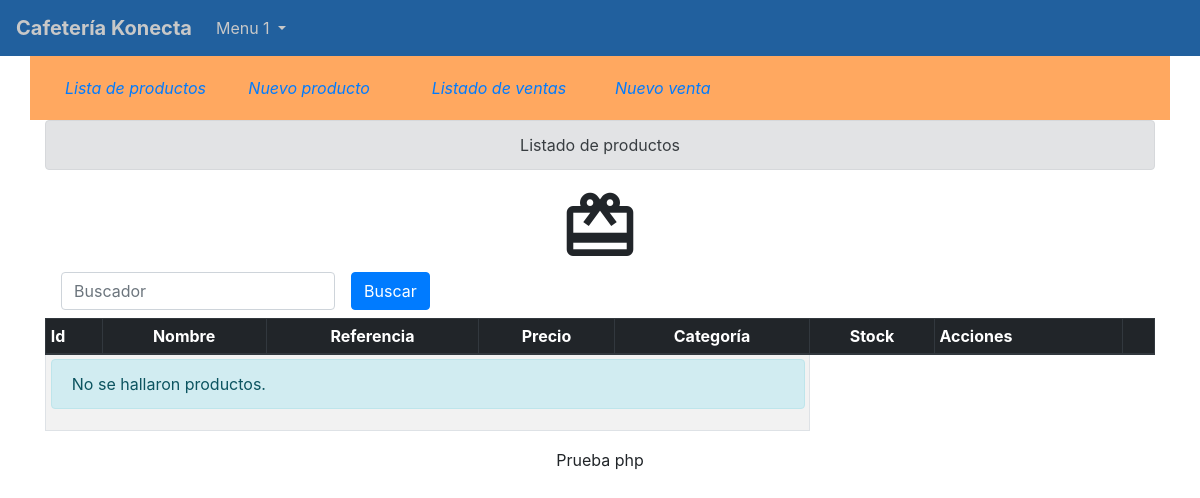
Before: / with the older database file.
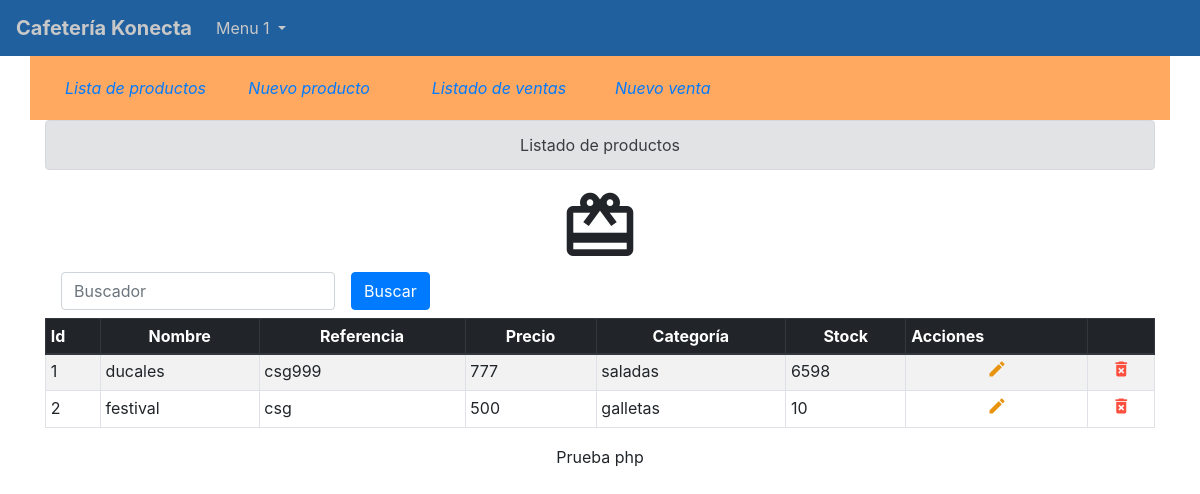
After: the same page with the newer database file.
### tables this page shows
CREATE TABLE IF NOT EXISTS `productos` (
  `id` int(11) NOT NULL AUTO_INCREMENT,
  `nombre` varchar(250) NOT NULL,
  `referencia` varchar(250) NOT NULL,
  `precio` int(11) NOT NULL,
  `peso` int(11) NOT NULL,
  `categoria` varchar(100) NOT NULL,
  `stock` int(11) NOT NULL,
  `create_date` date NOT NULL,
  PRIMARY KEY (`id`)
);

### index.php (called while the page is built, shortened)
<?php
	include 'views/base_header.php';
	$page   =isset($_GET['page'])?$_GET['page']:'listado';
	$folder =isset($_GET['folder'])?$_GET['folder']:'productos';;
	include 'views/'.$folder.'/'.$page.'.php';
	include 'views/base_footer.php';

### config/conexion.php (called while the page is built, shortened)
<?php
	class Conexion{
        private $password;
		private $dataBase;
		private $host;
		private $user;
		public function __construct(){
			$this->host     ="localhost";
			$this->user     ="root";
			$this->password ="";
			$this->dataBase ="konectacafe";
		}
		public function conectarse(){
			$enlace = mysqli_connect($this->host, $this->user, $this->password, $this->dataBase);
			return($enlace);
		}
	}
?>

### model/Product_model.php (called while the page is built, shortened)
<?php
	include dirname(__file__,2)."/config/conexion.php";
	class Product
	{
		private $link;
		function __construct()
		{
			$this->conn   = new Conexion();
			$this->link   = $this->conn->conectarse();
		}
		public function getProducts()
		{
			$query  ="SELECT * FROM productos";
			$result =mysqli_query($this->link,$query);
			$data   =array();
			while ($data[]=mysqli_fetch_assoc($result));
			array_pop($data);
			return $data;
		}
    }
?>

### views/productos/listado.php (the view, shortened to what this page needs)
<?php
	include './model/Product_model.php';
	$producto  = new Product();
	if(isset($search)){
		$productos = $producto->getProductsBySearch($dataSearch);
	}else{
		$dataSearch=NULL;
		$productos =$producto->getProducts();
	}
	include 'toolbar.php';
?>
<div class="row">
	<div class="col text-center">
	<div class="alert alert-secondary" role="alert">
        Listado de productos
        </div>
		<i class="material-icons" style="font-size: 80px;">redeem</i>
	</div>
</div>
<div class="row">
	<div class="col">
		<form action="./index.php" method="post" accept-charset="utf-8" class="form-inline">
			<div class="form-group mx-sm-3 mb-2">
    			<input type="text" class="form-control" name="dataSearch" autofocus required placeholder="Buscador" value="<?= $dataSearch;  ?>">
  			</div>
  			<button type="submit" name="btnSearch" class="btn btn-primary mb-2">Buscar</button>
		</form>
	</div>
</div>
<div class="table-responsive">
		<table class="table table-striped table-bordered table-hover table-sm">
			<thead class="thead-dark">
				<th>Id</th>
				<th class="text-center">Nombre</th>
				<th class="text-center">Referencia</th>
                <th class="text-center">Precio</th>
                <th class="text-center">Categoría</th>
                <th class="text-center">Stock</th>
				<th>Acciones</th>
				<th>&nbsp;</th>
			</thead>
			<tbody>
				<?php
					if(count($productos)>0){
						foreach ($productos as $column =>$value) {
				?>
							<tr id="row<?= $value['id']; ?>">
								<td><?= $value['id']; ?></td>
								<td><?= $value['nombre']; ?></td>
								<td><?= $value['referencia']; ?></td>
                                <td><?= $value['precio']; ?></td>
                                <td><?= $value['categoria']; ?></td>
                                <td><?= $value['stock']; ?></td>
								<td class="text-center">
									<a href="./index.php?page=editar&id=<?= $value['id'] ?>&folder=productos" title="Editar Producto: <?= $value['name'] ?>">
										<i class="material-icons btn_edit">edit</i>
									</a>
								</td>
								<td class="text-center">
									<a href="#" onclick="objProduct.deleteProductos(<?= $value["id"] ?>)" id="btnDeleteUser" title="Borrar Producto: <?= $value['name'] ?>">
										<i class="material-icons btn_delete">delete_forever</i>
									</a>
								</td>
							</tr>
				<?php
						}
					}else{
				?>
					<tr>
						<td colspan="5">
							<div class="alert alert-info">
								No se hallaron productos.
							</div>
						</td>
					</tr>
				<?php
					}
				?>
			</tbody>
		</table>
	</div>
	<div class="row">
		<div class="col">
		</div>
	</div>

### views/base_header.php (shortened to what this page needs)
<!DOCTYPE html>
<html>
<head>
	<link rel="stylesheet" type="text/css" href="./misc/bootstrap/bootstrap.min.css">
	<link rel="stylesheet" type="text/css" href="./misc/style.css">
</head>
<body>
	<nav class="navbar navbar-expand-lg navbar-dark bg-blue nav-bar">
  		<a class="navbar-brand list-items" href="index.php"><strong>Cafetería Konecta</strong></a>
		  <div class="collapse navbar-collapse text-right" id="navbarSupportedContent">
		    <ul class="navbar-nav mr-auto">
		      <li class="nav-item dropdown text-right ">
		        <a class="nav-link dropdown-toggle list-items" href="#" id="navbarDropdown" role="button" data-toggle="dropdown" aria-haspopup="true" aria-expanded="false">
		          Menu 1
		        </a>
		      </li>
		    </ul>
		  </div>
</nav>
	<div class="container">

### views/productos/toolbar.php
<div class="row toolbar">
	<div class="col-2">
		<a href="./index.php?page=listado&folder=productos" title="Usuarios">
			<i >Lista de productos</i>
		</a>
	</div>
	<div class="col-2">
		<a href="./index.php?page=nuevo&folder=productos" title="Nuevo">
			<i >Nuevo producto</i>
		</a>
	</div>
	<div class="col-2">
		<a href="./index.php?page=listado&folder=ventas" title="Listado">
			<i >Listado de ventas</i>
		</a>
	</div>
	<div class="col-2">
		<a href="./index.php?page=nuevo&folder=ventas" title="Nuevo">
			<i >Nuevo venta</i>
		</a>
	</div>
</div>

### views/base_footer.php (shortened to what this page needs)
</div>
<div class="container-fluid">
	<div class="row">
		<div class="col text-center">
			<p>Prueba php</p>
		</div>
	</div>
</div>
</body>
</html>

### misc/style.css (style rules this page uses)
.toolbar { background-color: #FFA860; padding: 20px; }
.btn_edit { color: #E89410; font-size: 20px !important; }
.btn_delete { color: #FD4F3D; font-size: 20px !important; }
.nav-bar { background-color: #21609e !important; }
.list-items { color: #c8c8c8 !important; }

Changed rows visible on the page:
added productos: id "1", nombre "ducales", referencia "csg999", precio "777", categoria "saladas", stock "6598"
added productos: id "2", nombre "festival", referencia "csg", precio "500", categoria "galletas", stock "10"
Other visible differences:
text no longer shown: "No se hallaron productos."
